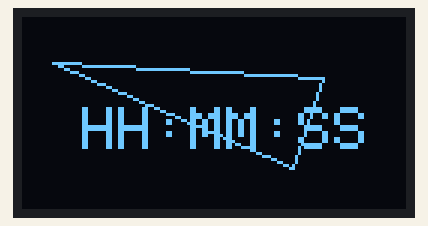
The sketch below on a simulated Arduino Uno, built with avr-gcc and run on an emulated ATmega328P. On the bench: 128×64 one-colour display.

Above: at 0.1 s.

The sketch:

MY_OLED.ino
```cpp
#include <gfxfont.h>
#include <Adafruit_GFX.h>

#include <Adafruit_SSD1306.h>
#include <splash.h>

Adafruit_SSD1306 myoled(13);
void setup() {
  // put your setup code here, to run once:
//myoled.begin(0x3c);
//myoled.clearDisplay();
//myoled.drawPixel(64,32,WHITE);
//myoled.drawLine(100,10,100,50,WHITE);
//myoled.drawCircle(64,32,15,WHITE);
//myoled.fillRect(15,10,105,45,WHITE);
//myooled.drawRoundRect(20,15,100,50,,5,BLACK);
//myoled.display();
//delay(5000);
//myoled.clearDisplay();
myoled.drawTriangle(10,15,100,20,90,50,WHITE);
myoled.setTextSize(2);
myoled.setTextColor(WHITE);
myoled.setCursor(20,30);
myoled.print("HH:MM:SS");
myoled.display();


}

void loop() {
  // put your main code here, to run repeatedly:

}
```
